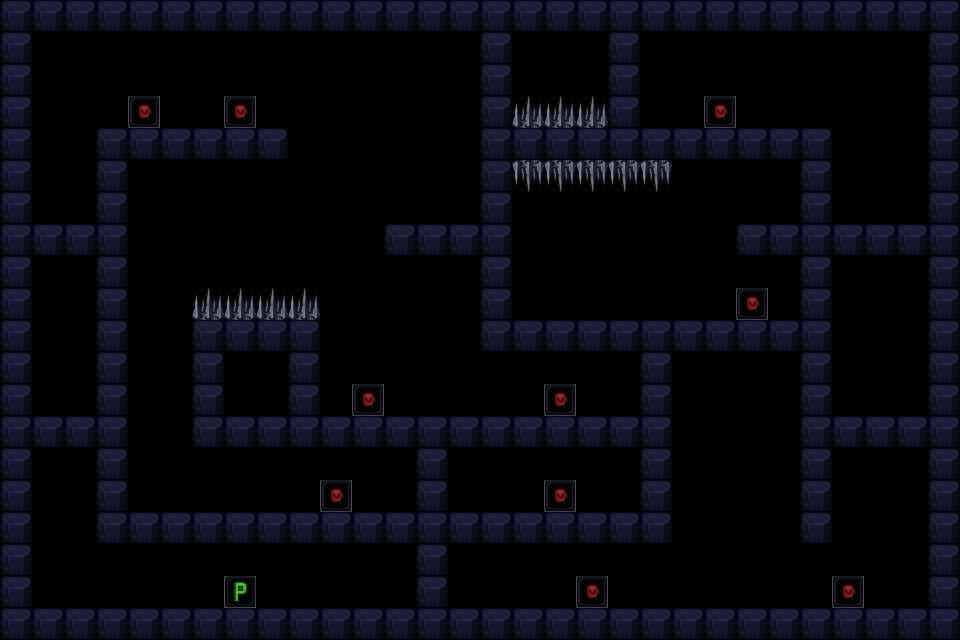

Tiled map render using the project's own tile images. Description and the whole map definition, tile-layer contents included, below:
An orthogonal 30x20 tile map with 32x32 px tiles, 5 tile layers (solid, player, monsters, oneway, ...), 2 tilesets.

<map version="1.10" tiledversion="1.12.1" orientation="orthogonal" renderorder="right-down" width="30" height="20" tilewidth="32" tileheight="32" infinite="0" nextlayerid="16" nextobjectid="1">
 <tileset firstgid="1" source="block.tsx" />
 <tileset firstgid="17" source="port.tsx" />
 <layer id="2" name="solid" width="30" height="20">
  <data encoding="csv">
9,9,9,9,9,9,9,9,9,9,9,9,9,9,9,9,9,9,9,9,9,9,9,9,9,9,9,9,9,9,
9,0,0,0,0,0,0,0,0,0,0,0,0,0,0,9,0,0,0,9,0,0,0,0,0,0,0,0,0,9,
9,0,0,0,0,0,0,0,0,0,0,0,0,0,0,9,0,0,0,9,0,0,0,0,0,0,0,0,0,9,
9,0,0,0,0,0,0,0,0,0,0,0,0,0,0,9,0,0,0,9,0,0,0,0,0,0,0,0,0,9,
9,0,0,9,0,0,0,0,0,0,0,0,0,0,0,9,0,0,0,9,9,0,0,0,0,9,0,0,0,9,
9,0,0,9,0,0,0,0,0,0,0,0,0,0,0,9,0,0,0,0,0,0,0,0,0,9,0,0,0,9,
9,0,0,9,0,0,0,0,0,0,0,0,0,0,0,9,0,0,0,0,0,0,0,0,0,9,0,0,0,9,
9,0,0,9,0,0,0,0,0,0,0,0,9,9,9,9,0,0,0,0,0,0,0,0,0,9,0,0,0,9,
9,0,0,9,0,0,0,0,0,0,0,0,0,0,0,9,0,0,0,0,0,0,0,0,0,9,0,0,0,9,
9,0,0,9,0,0,0,0,0,0,0,0,0,0,0,9,0,0,0,0,0,0,0,0,0,9,0,0,0,9,
9,0,0,9,0,0,9,0,0,9,0,0,0,0,0,9,0,0,0,0,9,0,0,0,0,9,0,0,0,9,
9,0,0,9,0,0,9,0,0,9,0,0,0,0,0,0,0,0,0,0,9,0,0,0,0,9,0,0,0,9,
9,0,0,9,0,0,9,0,0,9,0,0,0,0,0,0,0,0,0,0,9,0,0,0,0,9,0,0,0,9,
9,0,0,9,0,0,9,0,0,9,0,0,0,9,0,0,0,0,0,0,9,0,0,0,0,9,0,0,0,9,
9,0,0,9,0,0,0,0,0,0,0,0,0,9,0,0,0,0,0,0,9,0,0,0,0,9,0,0,0,9,
9,0,0,9,0,0,0,0,0,0,0,0,0,9,0,0,0,0,0,0,9,0,0,0,0,9,0,0,0,9,
9,0,0,9,0,0,9,0,0,0,0,0,0,9,0,0,0,0,0,0,9,0,0,0,0,9,0,0,0,9,
9,0,0,0,0,0,0,0,0,0,0,0,0,9,0,0,0,0,0,0,0,0,0,0,0,0,0,0,0,9,
9,0,0,0,0,0,0,0,0,0,0,0,0,9,0,0,0,0,0,0,0,0,0,0,0,0,0,0,0,9,
9,9,9,9,9,9,9,9,9,9,9,9,9,9,9,9,9,9,9,9,9,9,9,9,9,9,9,9,9,9
</data>
 </layer>
 <layer id="13" name="player" width="30" height="20">
  <data encoding="csv">
0,0,0,0,0,0,0,0,0,0,0,0,0,0,0,0,0,0,0,0,0,0,0,0,0,0,0,0,0,0,
0,0,0,0,0,0,0,0,0,0,0,0,0,0,0,0,0,0,0,0,0,0,0,0,0,0,0,0,0,0,
0,0,0,0,0,0,0,0,0,0,0,0,0,0,0,0,0,0,0,0,0,0,0,0,0,0,0,0,0,0,
0,0,0,0,0,0,0,0,0,0,0,0,0,0,0,0,0,0,0,0,0,0,0,0,0,0,0,0,0,0,
0,0,0,0,0,0,0,0,0,0,0,0,0,0,0,0,0,0,0,0,0,0,0,0,0,0,0,0,0,0,
0,0,0,0,0,0,0,0,0,0,0,0,0,0,0,0,0,0,0,0,0,0,0,0,0,0,0,0,0,0,
0,0,0,0,0,0,0,0,0,0,0,0,0,0,0,0,0,0,0,0,0,0,0,0,0,0,0,0,0,0,
0,0,0,0,0,0,0,0,0,0,0,0,0,0,0,0,0,0,0,0,0,0,0,0,0,0,0,0,0,0,
0,0,0,0,0,0,0,0,0,0,0,0,0,0,0,0,0,0,0,0,0,0,0,0,0,0,0,0,0,0,
0,0,0,0,0,0,0,0,0,0,0,0,0,0,0,0,0,0,0,0,0,0,0,0,0,0,0,0,0,0,
0,0,0,0,0,0,0,0,0,0,0,0,0,0,0,0,0,0,0,0,0,0,0,0,0,0,0,0,0,0,
0,0,0,0,0,0,0,0,0,0,0,0,0,0,0,0,0,0,0,0,0,0,0,0,0,0,0,0,0,0,
0,0,0,0,0,0,0,0,0,0,0,0,0,0,0,0,0,0,0,0,0,0,0,0,0,0,0,0,0,0,
0,0,0,0,0,0,0,0,0,0,0,0,0,0,0,0,0,0,0,0,0,0,0,0,0,0,0,0,0,0,
0,0,0,0,0,0,0,0,0,0,0,0,0,0,0,0,0,0,0,0,0,0,0,0,0,0,0,0,0,0,
0,0,0,0,0,0,0,0,0,0,0,0,0,0,0,0,0,0,0,0,0,0,0,0,0,0,0,0,0,0,
0,0,0,0,0,0,0,0,0,0,0,0,0,0,0,0,0,0,0,0,0,0,0,0,0,0,0,0,0,0,
0,0,0,0,0,0,0,0,0,0,0,0,0,0,0,0,0,0,0,0,0,0,0,0,0,0,0,0,0,0,
0,0,0,0,0,0,0,14,0,0,0,0,0,0,0,0,0,0,0,0,0,0,0,0,0,0,0,0,0,0,
0,0,0,0,0,0,0,0,0,0,0,0,0,0,0,0,0,0,0,0,0,0,0,0,0,0,0,0,0,0
</data>
 </layer>
 <layer id="15" name="monsters" width="30" height="20">
  <data encoding="csv">
0,0,0,0,0,0,0,0,0,0,0,0,0,0,0,0,0,0,0,0,0,0,0,0,0,0,0,0,0,0,
0,0,0,0,0,0,0,0,0,0,0,0,0,0,0,0,0,0,0,0,0,0,0,0,0,0,0,0,0,0,
0,0,0,0,0,0,0,0,0,0,0,0,0,0,0,0,0,0,0,0,0,0,0,0,0,0,0,0,0,0,
0,0,0,0,15,0,0,15,0,0,0,0,0,0,0,0,0,0,0,0,0,0,15,0,0,0,0,0,0,0,
0,0,0,0,0,0,0,0,0,0,0,0,0,0,0,0,0,0,0,0,0,0,0,0,0,0,0,0,0,0,
0,0,0,0,0,0,0,0,0,0,0,0,0,0,0,0,0,0,0,0,0,0,0,0,0,0,0,0,0,0,
0,0,0,0,0,0,0,0,0,0,0,0,0,0,0,0,0,0,0,0,0,0,0,0,0,0,0,0,0,0,
0,0,0,0,0,0,0,0,0,0,0,0,0,0,0,0,0,0,0,0,0,0,0,0,0,0,0,0,0,0,
0,0,0,0,0,0,0,0,0,0,0,0,0,0,0,0,0,0,0,0,0,0,0,0,0,0,0,0,0,0,
0,0,0,0,0,0,0,0,0,0,0,0,0,0,0,0,0,0,0,0,0,0,0,15,0,0,0,0,0,0,
0,0,0,0,0,0,0,0,0,0,0,0,0,0,0,0,0,0,0,0,0,0,0,0,0,0,0,0,0,0,
0,0,0,0,0,0,0,0,0,0,0,0,0,0,0,0,0,0,0,0,0,0,0,0,0,0,0,0,0,0,
0,0,0,0,0,0,0,0,0,0,0,15,0,0,0,0,0,15,0,0,0,0,0,0,0,0,0,0,0,0,
0,0,0,0,0,0,0,0,0,0,0,0,0,0,0,0,0,0,0,0,0,0,0,0,0,0,0,0,0,0,
0,0,0,0,0,0,0,0,0,0,0,0,0,0,0,0,0,0,0,0,0,0,0,0,0,0,0,0,0,0,
0,0,0,0,0,0,0,0,0,0,15,0,0,0,0,0,0,15,0,0,0,0,0,0,0,0,0,0,0,0,
0,0,0,0,0,0,0,0,0,0,0,0,0,0,0,0,0,0,0,0,0,0,0,0,0,0,0,0,0,0,
0,0,0,0,0,0,0,0,0,0,0,0,0,0,0,0,0,0,0,0,0,0,0,0,0,0,0,0,0,0,
0,0,0,0,0,0,0,0,0,0,0,0,0,0,0,0,0,0,15,0,0,0,0,0,0,0,15,0,0,0,
0,0,0,0,0,0,0,0,0,0,0,0,0,0,0,0,0,0,0,0,0,0,0,0,0,0,0,0,0,0
</data>
 </layer>
 <layer id="11" name="oneway" width="30" height="20">
  <data encoding="csv">
0,0,0,0,0,0,0,0,0,0,0,0,0,0,0,0,0,0,0,0,0,0,0,0,0,0,0,0,0,0,
0,0,0,0,0,0,0,0,0,0,0,0,0,0,0,0,0,0,0,0,0,0,0,0,0,0,0,0,0,0,
0,0,0,0,0,0,0,0,0,0,0,0,0,0,0,0,0,0,0,0,0,0,0,0,0,0,0,0,0,0,
0,0,0,0,0,0,0,0,0,0,0,0,0,0,0,0,0,0,0,0,0,0,0,0,0,0,0,0,0,0,
0,0,0,0,9,9,9,9,9,0,0,0,0,0,0,0,9,9,9,0,0,9,9,9,9,0,0,0,0,0,
0,0,0,0,0,0,0,0,0,0,0,0,0,0,0,0,0,0,0,0,0,0,0,0,0,0,0,0,0,0,
0,0,0,0,0,0,0,0,0,0,0,0,0,0,0,0,0,0,0,0,0,0,0,0,0,0,0,0,0,0,
0,9,9,0,0,0,0,0,0,0,0,0,0,0,0,0,0,0,0,0,0,0,0,9,9,0,9,9,9,0,
0,0,0,0,0,0,0,0,0,0,0,0,0,0,0,0,0,0,0,0,0,0,0,0,0,0,0,0,0,0,
0,0,0,0,0,0,0,0,0,0,0,0,0,0,0,0,0,0,0,0,0,0,0,0,0,0,0,0,0,0,
0,0,0,0,0,0,0,9,9,0,0,0,0,0,0,0,9,9,9,9,0,9,9,9,9,0,0,0,0,0,
0,0,0,0,0,0,0,0,0,0,0,0,0,0,0,0,0,0,0,0,0,0,0,0,0,0,0,0,0,0,
0,0,0,0,0,0,0,0,0,0,0,0,0,0,0,0,0,0,0,0,0,0,0,0,0,0,0,0,0,0,
0,9,9,0,0,0,0,9,9,0,9,9,9,0,9,9,9,9,9,9,0,0,0,0,0,0,9,9,9,0,
0,0,0,0,0,0,0,0,0,0,0,0,0,0,0,0,0,0,0,0,0,0,0,0,0,0,0,0,0,0,
0,0,0,0,0,0,0,0,0,0,0,0,0,0,0,0,0,0,0,0,0,0,0,0,0,0,0,0,0,0,
0,0,0,0,9,9,0,9,9,9,9,9,9,0,9,9,9,9,9,9,0,0,0,0,0,0,0,0,0,0,
0,0,0,0,0,0,0,0,0,0,0,0,0,0,0,0,0,0,0,0,0,0,0,0,0,0,0,0,0,0,
0,0,0,0,0,0,0,0,0,0,0,0,0,0,0,0,0,0,0,0,0,0,0,0,0,0,0,0,0,0,
0,0,0,0,0,0,0,0,0,0,0,0,0,0,0,0,0,0,0,0,0,0,0,0,0,0,0,0,0,0
</data>
 </layer>
 <layer id="6" name="traps" width="30" height="20">
  <data encoding="csv">
0,0,0,0,0,0,0,0,0,0,0,0,0,0,0,0,0,0,0,0,0,0,0,0,0,0,0,0,0,0,
0,0,0,0,0,0,0,0,0,0,0,0,0,0,0,0,0,0,0,0,0,0,0,0,0,0,0,0,0,0,
0,0,0,0,0,0,0,0,0,0,0,0,0,0,0,0,0,0,0,0,0,0,0,0,0,0,0,0,0,0,
0,0,0,0,0,0,0,0,0,0,0,0,0,0,0,0,2,2,2,0,0,0,0,0,0,0,0,0,0,0,
0,0,0,0,0,0,0,0,0,0,0,0,0,0,0,0,0,0,0,0,0,0,0,0,0,0,0,0,0,0,
0,0,0,0,0,0,0,0,0,0,0,0,0,0,0,0,1073741826,1073741826,1073741826,1073741826,1073741826,0,0,0,0,0,0,0,0,0,
0,0,0,0,0,0,0,0,0,0,0,0,0,0,0,0,0,0,0,0,0,0,0,0,0,0,0,0,0,0,
0,0,0,0,0,0,0,0,0,0,0,0,0,0,0,0,0,0,0,0,0,0,0,0,0,0,0,0,0,0,
0,0,0,0,0,0,0,0,0,0,0,0,0,0,0,0,0,0,0,0,0,0,0,0,0,0,0,0,0,0,
0,0,0,0,0,0,2,2,2,2,0,0,0,0,0,0,0,0,0,0,0,0,0,0,0,0,0,0,0,0,
0,0,0,0,0,0,0,0,0,0,0,0,0,0,0,0,0,0,0,0,0,0,0,0,0,0,0,0,0,0,
0,0,0,0,0,0,0,0,0,0,0,0,0,0,0,0,0,0,0,0,0,0,0,0,0,0,0,0,0,0,
0,0,0,0,0,0,0,0,0,0,0,0,0,0,0,0,0,0,0,0,0,0,0,0,0,0,0,0,0,0,
0,0,0,0,0,0,0,0,0,0,0,0,0,0,0,0,0,0,0,0,0,0,0,0,0,0,0,0,0,0,
0,0,0,0,0,0,0,0,0,0,0,0,0,0,0,0,0,0,0,0,0,0,0,0,0,0,0,0,0,0,
0,0,0,0,0,0,0,0,0,0,0,0,0,0,0,0,0,0,0,0,0,0,0,0,0,0,0,0,0,0,
0,0,0,0,0,0,0,0,0,0,0,0,0,0,0,0,0,0,0,0,0,0,0,0,0,0,0,0,0,0,
0,0,0,0,0,0,0,0,0,0,0,0,0,0,0,0,0,0,0,0,0,0,0,0,0,0,0,0,0,0,
0,0,0,0,0,0,0,0,0,0,0,0,0,0,0,0,0,0,0,0,0,0,0,0,0,0,0,0,0,0,
0,0,0,0,0,0,0,0,0,0,0,0,0,0,0,0,0,0,0,0,0,0,0,0,0,0,0,0,0,0
</data>
 </layer>
</map>
